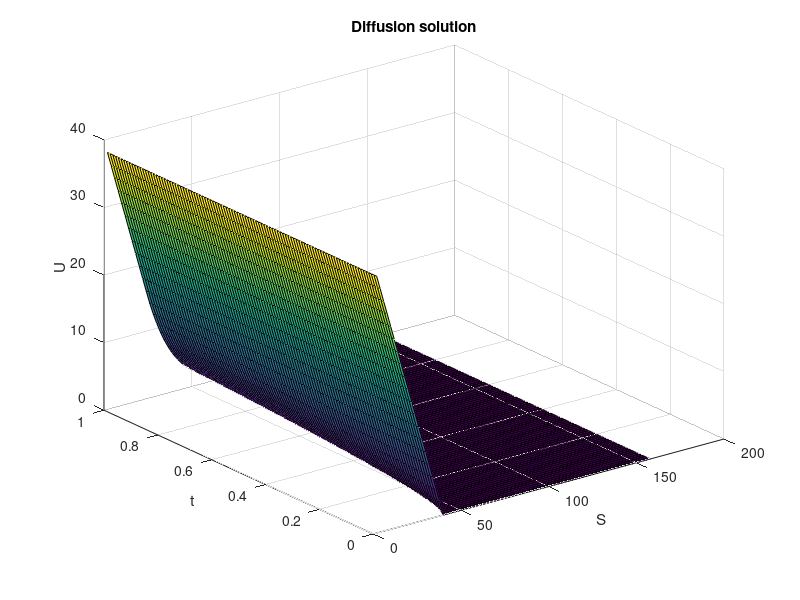

This chart was generated by the following MATLAB code:
clear 
clc 
rng(0) 
% Early exercise boundary 
% FD computed the values at an arbitrary time some values will be greater
% than the exercise value find the point at which those values become equal
% to the exercise value 

% The largest lower bound of option values than your early exercise values
sigma = 0.4; 
r = 0.06; 
K = 40; 
l = 0; 
T = 1; 
Smax = 160; 
Smin = l; 
M = 100;
N = 80; 
theta = 0.5; 

deltaS = (Smax - Smin)/N; 
deltaTau = T/M; 

VT = @(S) max(K - S,0) ; % for the intial condition 
V0 = @(S,t) K.*ones(size(S)); % for the boundary conditions 
% You don't discount as you get the value immediately 
Vinf = @(S,t) S-S; % for the boundary conditions

Uinit = @(S) VT(S); 
U0 = @(l,t) V0(l,t); 
Uinf = @(S,t) Vinf(S,t) ;

T1 = diag(ones(N-2,1),1) - diag(ones(N-2,1),-1); 
T2 = -2.*eye(N-1,N-1) + abs(T1); 

D1 = diag(Smin/deltaS + (1:N-1)); 
D2 = D1.^2; 

F = (1 - r*deltaTau).*eye(N-1,N-1)...
    + 0.5*r       *deltaTau.*D1*T1...
    + 0.5*sigma.^2*deltaTau.*D2*T2; 

G = 2.*eye(N-1,N-1) - F; 

m = 0:M; 
U0m = U0(Smin.*ones(1,M+1), m.*deltaTau); 
UNm = Uinf(Smax.*ones(1,M+1), m.*deltaTau); 

FirstRow = 0.5*deltaTau*((Smin/deltaS) + 1)*...
    (sigma.^2*((Smin/deltaS) + 1)- r).*U0m; 

LastRow = 0.5*deltaTau*(Smax/deltaS - 1)*...
    (sigma.^2*((Smax/deltaS) - 1)+ r).*UNm;

bm = [FirstRow; 
      zeros(N-3,M+1); 
      LastRow] ; 
 
Udiff = zeros(N-1,M+1); 
U0n = Uinit(Smin + (1:N-1).*deltaS); 
Udiff(:,1) = U0n.'; 

omega = 1.55; 
tol = 1e-5; 
I = eye(N-1,N-1); 
xold =  U0n.';  
Svec = (Smin + deltaS.*(1:N-1)).';  
Boundary = zeros(1,M+1); 
for ix = 2:M+1
    err = 10; 
    while err > tol
    A = (theta.*G+(1-theta).*I); 
    y = (((1-theta).*F+theta.*I)*Udiff(:,ix-1)...
        + (1-theta).*bm(:,ix-1) + theta.*bm(:,ix)) ; 
    D = diag(diag(A)); 
    U = triu(A,1); 
    L = tril(A,-1); 
    SOR = (D +omega.*L)\(omega.*y + ((1-omega).*D - omega.*U)*xold);
    EarlyExercise = max(K - Svec ,0);
    Indicator = EarlyExercise < SOR; % Since Early Exercise is less than 
    % the continuation value you hold the option 
    Boundary(ix) = min(Svec(Indicator)); 
    xnew = max(SOR, EarlyExercise); 
    err = max(abs(xnew - xold));  
    xold = xnew;
    end 
    Udiff(:,ix) = xnew; 
end 


% You include intial conditions but you exclude boundary conditions 
dim = Smax - Smin -1; 
t = deltaTau.*(0:M); 
s = Smin + deltaS.*(1:N-1); 
[Tt,S] = meshgrid(t,s) ; 
figure()
surf(S,Tt,Udiff)
zlabel('U')
xlabel('S') 
ylabel('t') 
title('Diffusion solution')
S = s;
DiffPrice = Udiff(:,end); 
disp('The at the money price is:') 
DiffPrice(S == K)